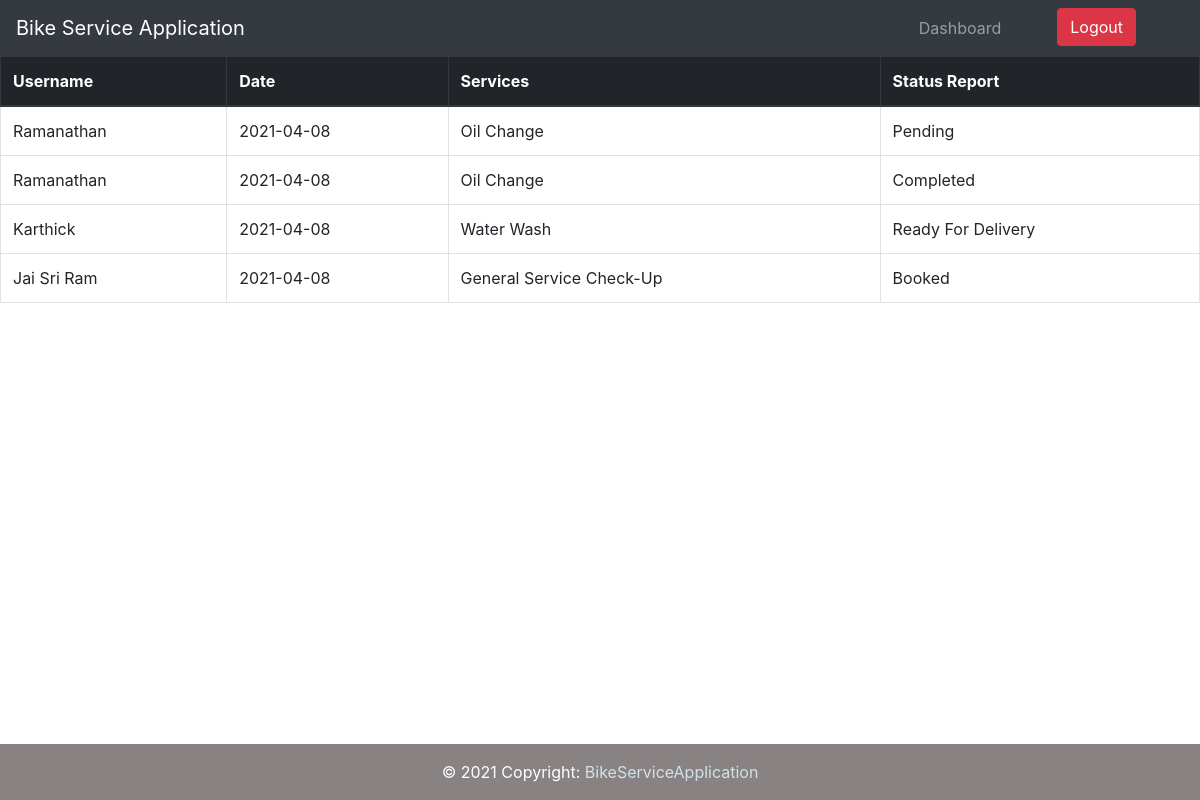
Screenshot of /dashboard.php (signed in) with the database file from the repository.
### tables this page shows
CREATE TABLE `customer_service` (
  `id` int(11) NOT NULL,
  `serviceid` varchar(11) NOT NULL,
  `firstname` varchar(30) NOT NULL,
  `lastname` varchar(10) NOT NULL,
  `bikenumber` varchar(10) NOT NULL,
  `bikemodal` varchar(20) NOT NULL,
  `servicedate` varchar(10) NOT NULL,
  `email` varchar(35) NOT NULL,
  `avail_service` varchar(50) NOT NULL,
  `phoneno` bigint(13) NOT NULL,
  `altphoneno` bigint(13) NOT NULL,
  `idname` varchar(20) NOT NULL,
  `idnumber` varchar(20) NOT NULL,
  `address` mediumtext NOT NULL,
  `statusreport` varchar(20) NOT NULL,
  `created_at` timestamp NOT NULL DEFAULT current_timestamp(),
  `updated_at` timestamp NOT NULL DEFAULT current_timestamp()
);

### dashboard.php (the view, shortened to what this page needs)
<!DOCTYPE html>
<html lang="en">
<?php
include ('partials/head.php');
include ('partials/header.php');
include ('config.php');
$userid =  $_SESSION['id'];
$sql = "SELECT * FROM customer_service WHERE serviceid ='$userid'";
$result = $connect -> query($sql);
?>
<body>
<table class="table table-bordered table-hover">
  <thead class="thead-dark">
    <tr>
      <th scope="col">Username</th>
      <th scope="col">Date</th>
      <th scope="col">Services</th>
      <th scope="col">Status Report</th>
    </tr>
  </thead>
  <tbody>
    <?php
    while($row = $result ->fetch_assoc()){
      $username = $row['firstname'];
      $date = $row['servicedate'];
      $service = $row['avail_service'];
      $status = $row['statusreport'];
    ?>
    <tr>
      <td><?php echo $username; ?></td>
      <td><?php echo $date; ?></td>
      <td><?php echo $service;?></td>
      <td><?php echo $status;?></td>
    </tr>
    <?php } ?>
  </tbody>
</table>
<?php
include ('partials/footer.php');
?>
</body>
</html>

### css/style.css (style rules this page uses)
* { margin: 0; padding: 0; }
body, html { height: 100%; }

### rows the page displays
customer_service: firstname "Ramanathan", servicedate "2021-04-08", avail_service "Oil Change", statusreport "Pending"
customer_service: firstname "Ramanathan", servicedate "2021-04-08", avail_service "Oil Change", statusreport "Completed"
customer_service: firstname "Karthick", servicedate "2021-04-08", avail_service "Water Wash", statusreport "Ready For Delivery"
customer_service: firstname "Jai Sri Ram", servicedate "2021-04-08", avail_service "General Service Check-Up", statusreport "Booked"
